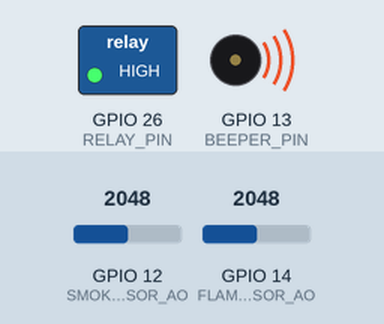
The sketch below on a simulated ESP32. On the bench: switched loads named in the sketch (green lamp = pin HIGH), buzzer (waves = sounding, pin HIGH). The inputs (shaded band) are chosen by the test bench; at power-on: GPIO 12 (SMOKE_SENSOR_AO) = 2048, GPIO 14 (FLAME_SENSOR_AO) = 2048. What the sketch prints to the serial monitor is not drawn.

Above: at 1.3 s.
1.4 s: GPIO 12 (SMOKE_SENSOR_AO) set to 278
2.9 s: GPIO 12 (SMOKE_SENSOR_AO) set to 233
At 3.5 s:
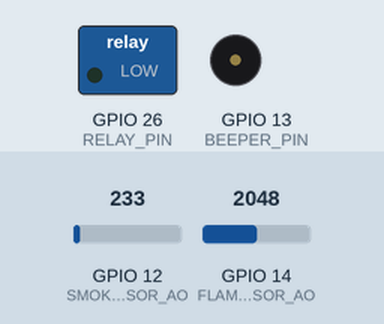
4.5 s: GPIO 12 (SMOKE_SENSOR_AO) set to 491
At 4.8 s:
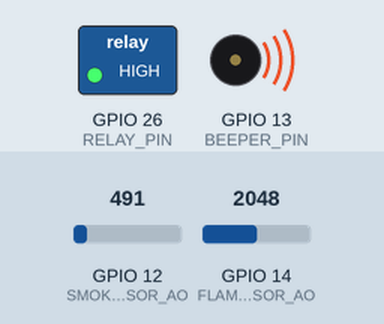
6.0 s: GPIO 12 (SMOKE_SENSOR_AO) set to 210
At 7.3 s:
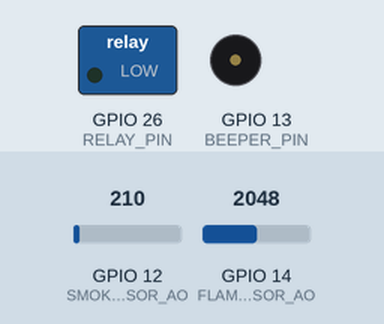
Timing chart, 0 to 8.5 s (numbered marks = the images above; inputs shaded):
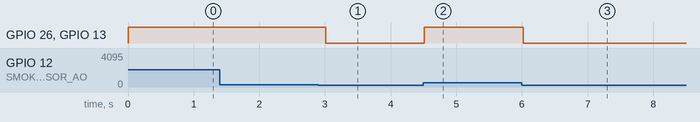

Measured:
- the behaviour switches between 251 and 250 on GPIO 12 (SMOKE_SENSOR_AO) (found by bisection; images 0 and 1)
- after the input at 1.4 s, every drawn part: stays the same
- after the input at 2.9 s, GPIO 26 (RELAY_PIN), GPIO 13 (BEEPER_PIN): HIGH → LOW after 0.11 s
- after the input at 4.5 s, GPIO 26 (RELAY_PIN), GPIO 13 (BEEPER_PIN): LOW → HIGH at once
- after the input at 6.0 s, GPIO 26 (RELAY_PIN), GPIO 13 (BEEPER_PIN): HIGH → LOW at once

The sketch:

FireSafetyAlarm.ino
```cpp
#define SMOKE_SENSOR_AO 12  // Analog output connected to GPIO12 (D12)
#define FLAME_SENSOR_AO 14  // Analog output connected to GPIO14 (D14)

#define SMOKE_LIMIT 250     // Set the limit for smoke detection
#define FLAME_THRESHOLD 500 // Set the threshold value for fire detection

#define BEEPER_PIN 13       // Beeper connected to GPIO13 (D13)
#define RELAY_PIN 26        // Relay connected to GPIO26 (D26)

void setup() {
    Serial.begin(115200);  // Start Serial Communication

    pinMode(SMOKE_SENSOR_AO, INPUT);  // Set the AO pin as input for smoke sensor
    pinMode(FLAME_SENSOR_AO, INPUT);  // Set the AO pin as input for flame sensor

    pinMode(BEEPER_PIN, OUTPUT);  // Set the BEEPER pin as output
    pinMode(RELAY_PIN, OUTPUT);   // Set the RELAY pin as output

    digitalWrite(BEEPER_PIN, LOW);  // Make sure the beeper is off at the start
    digitalWrite(RELAY_PIN, LOW);   // Make sure the relay is off at the start
}

void loop() {
    // Read analog values from both sensors
    int smokeSensorValue = analogRead(SMOKE_SENSOR_AO);  // Read smoke sensor value
    int flameSensorValue = analogRead(FLAME_SENSOR_AO);  // Read flame sensor value

    // Print the analog values to Serial Monitor
    Serial.print("Smoke Sensor Value: ");
    Serial.println(smokeSensorValue);
    Serial.print("Flame Sensor Value: ");
    Serial.println(flameSensorValue);

    bool isSmokeDetected = smokeSensorValue > SMOKE_LIMIT; // Check for smoke detection
    bool isFireDetected = flameSensorValue < FLAME_THRESHOLD; // Check for fire detection

    // Check if smoke or fire is detected
    if (isSmokeDetected || isFireDetected) {
        Serial.println("SMOKE or FIRE DETECTED! 🔥");
        digitalWrite(BEEPER_PIN, HIGH);  // Turn ON Beeper
        digitalWrite(RELAY_PIN, HIGH);   // Turn ON Relay
    } else {
        Serial.println("No Smoke or Fire ❌");
        digitalWrite(BEEPER_PIN, LOW);   // Turn OFF Beeper
        digitalWrite(RELAY_PIN, LOW);    // Turn OFF Relay
    }

    delay(500);  // Wait for 500ms before the next reading
}
```
